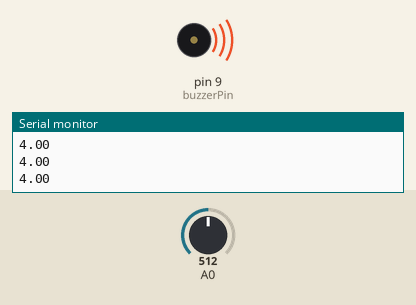
The sketch below on a simulated Arduino Uno, built with avr-gcc and run on an emulated ATmega328P. Shown: buzzer (waves = sounding), the last lines printed to the serial monitor. The inputs (shaded band) are chosen by the test bench; at power-on: A0 = 512.

Above: at 1.2 s.
1.3 s: A0 set to 1010
2.8 s: A0 set to 1023
At 4.0 s:
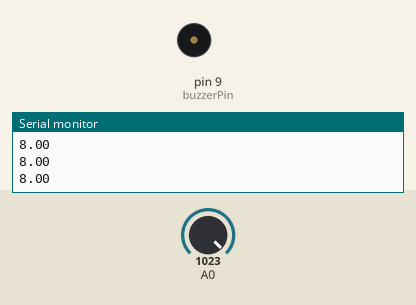
4.3 s: A0 set to 900
At 5.2 s:
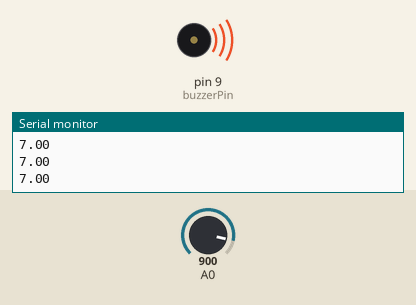
Timing chart, 0 to 7.3 s (numbered marks = the images above; inputs shaded):
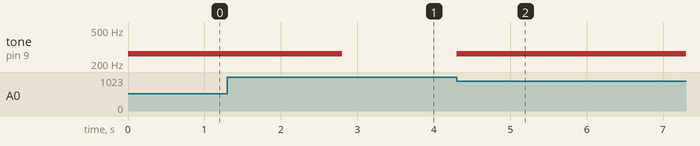

Measured:
- the behaviour switches between 1022 and 1023 on A0 (found by bisection; images 0 and 1)
- after the input at 2.8 s, tone on pin 9 (buzzerPin): 262 Hz → silent at once
- after the input at 4.3 s, tone on pin 9 (buzzerPin): silent → 262 Hz at once

The sketch:

tes.ino
```cpp
const int buzzerPin = 9;
float sensor1;
float suara;

void setup() {
  Serial.begin(9600);
  pinMode(buzzerPin, OUTPUT);
}

void loop() {
  sensor1 = analogRead(A0);
  suara = map(sensor1,0,1023,0,8);
  if(suara<8 && sensor1 >=7) tone(buzzerPin,262,200);
  else if(suara<7 && sensor1 >=6) tone(buzzerPin,294,200);
  else if(suara<6 && sensor1 >=5) tone(buzzerPin,330,200);
  else if(suara<5 && sensor1 >=4) tone(buzzerPin,349,200);
  else if(suara<4 && sensor1 >=3) tone(buzzerPin,392,200);
  else if(suara<3 && sensor1 >=2) tone(buzzerPin,440,200);
  else if(suara<2 && sensor1 >=1) tone(buzzerPin,494,200);
  else if(suara<1 && sensor1 >=0) tone(buzzerPin,523,200);
  else tone(buzzerPin,0,200);
  Serial.println(suara);
}
```
